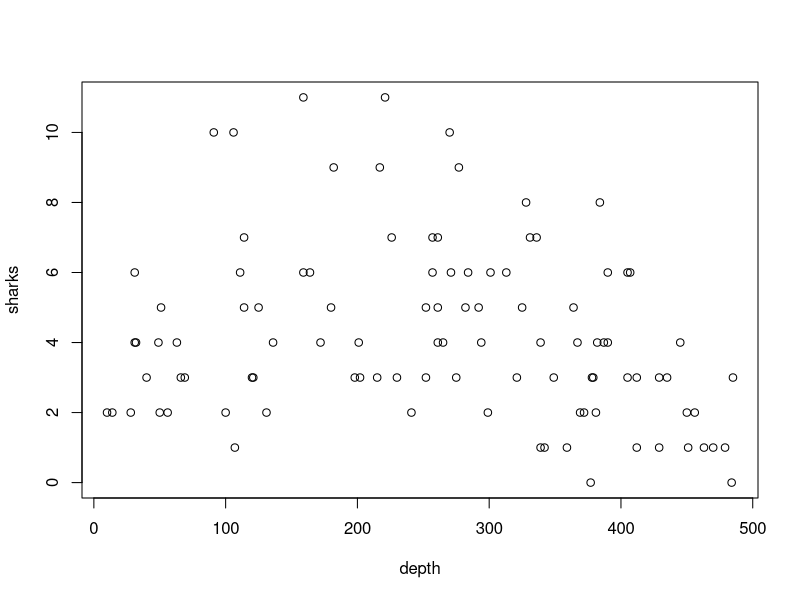
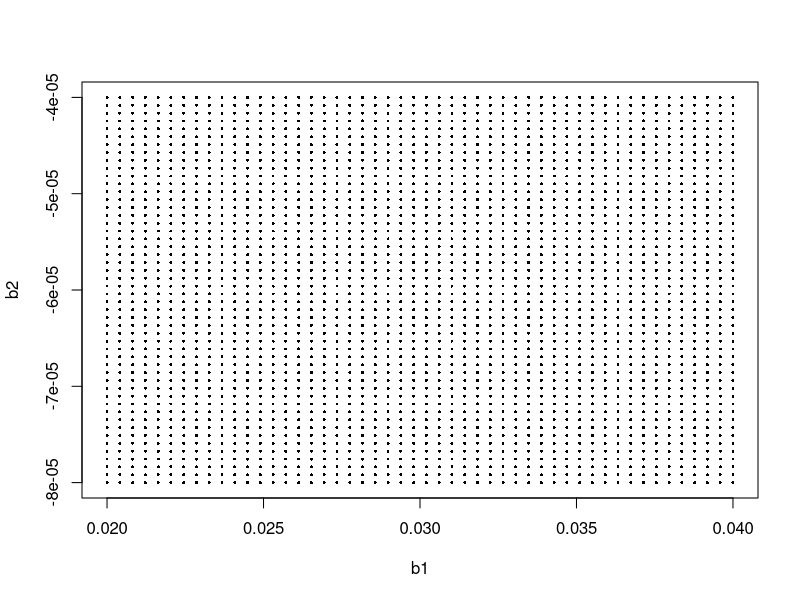
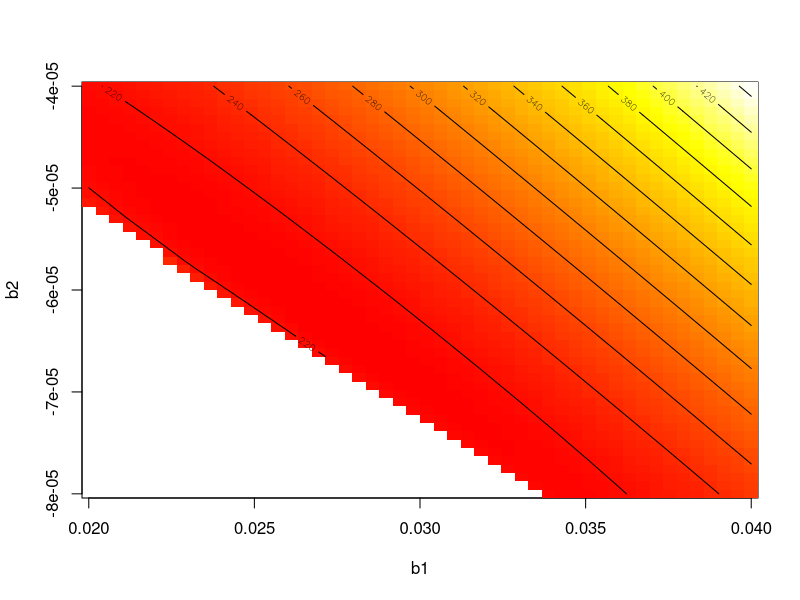
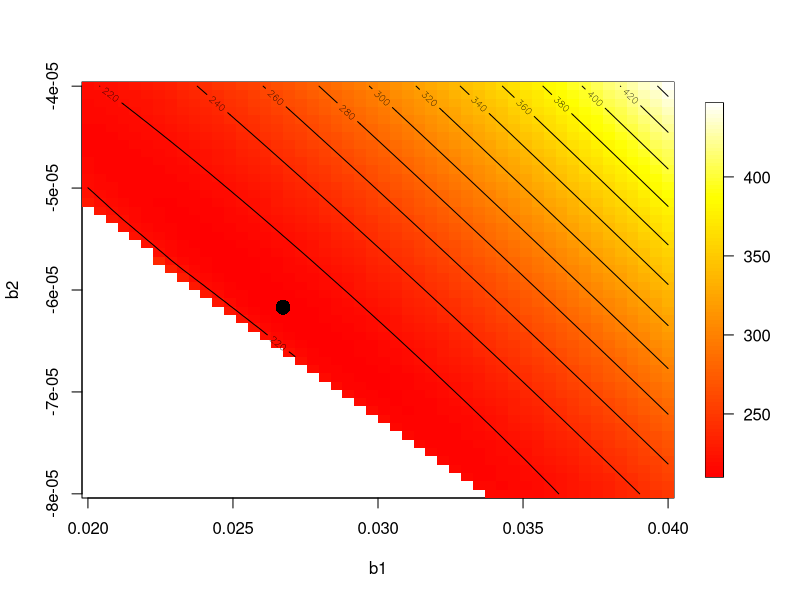
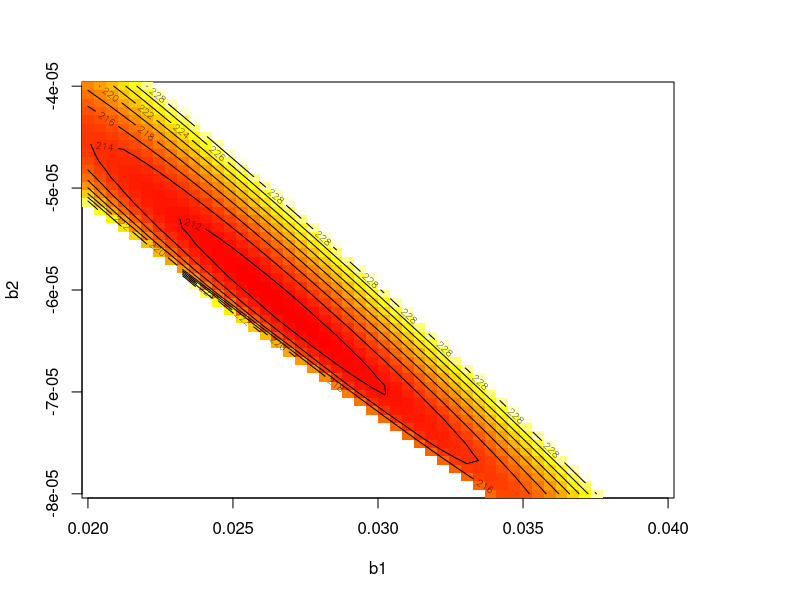
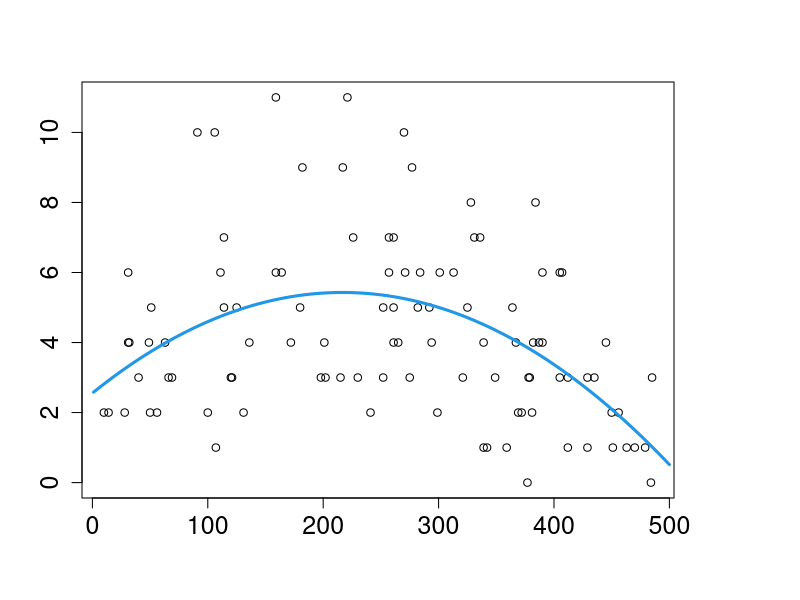
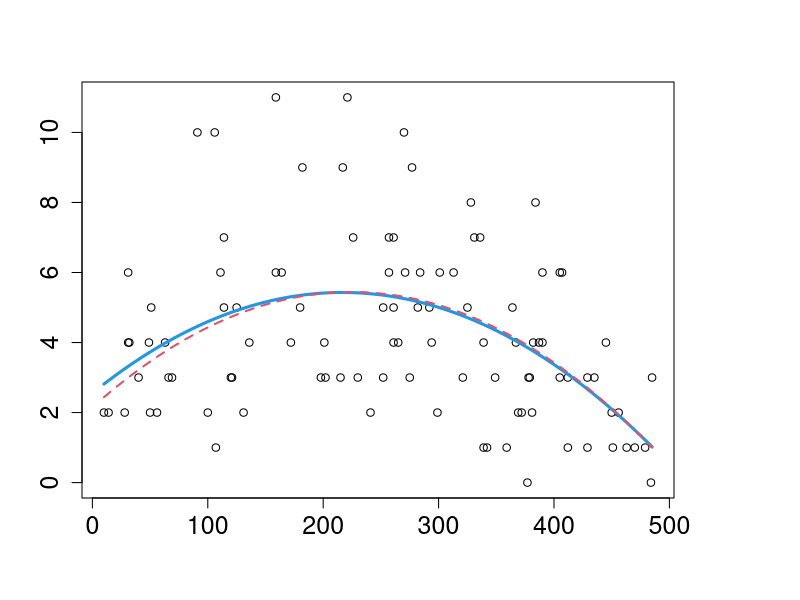

The R script that drew these images, in order:
######################################################################

# Lab 4 (part 2): Maximum likelihood approach to regression: 
#                 Poisson regression example

# Franz Mueter   Last modified: 9/7/2021

######################################################################


# In this lab exercise we will work through both a "brute-force" approach to
# maximum likelihood estimation (MLE) and using the function 'glm' to estimate 
# parameters via MLE

# The 'brute-force' approach conducts a grid search over a range of reasonable
# parameter values to find the combination of regression parameters that maximize
# the likelihood of the observations. 

# We will use the Poisson regression example that I illustrated in class
# (Mod 4 Estimation II - Maximum Likelihood.*, slides 14-21)

# The example looks at the rate at which sharks are caught as bycatch in 
# a tuna longline fishery. We have observations from 100 longline sets
# that counted the number of sharks per (standardized) set. Each set also 
# recorded the  depth at which the gear was set and we are interested in 
# exploring if and how the bycatch rate differs with depth (so we may be 
# able to minimize bycatch by fishing at depths with lower bycatch rates) 

# Based on an examination of the data we model the number of sharks per 
# (standardized) longline set as a function of depth with a quadratic term
# to allow for a dome-shape relationship (as evident in the data)

# Because the response ('sharks') consists of relatively low counts (including
# some zeros), which cannot be negative, a regression model with a normal
# error distribution is NOT appropriate here (it could result, for example, in
# negative estimates of bycatch). Moreover, if we look at the data (see below)
# we note that there is a higher variability in the counts when the counts are
# large. This suggests that we can use a Poisson regression. Recall that a Poisson
# variable can take positive integer values (including zero) and that the 
# variance of a Poisson increases in proportion to the mean count (higher 
# counts have a larger variance).

# Therefore we assume a Poisson distribution for the shark data and model 
# the rate parameter 'lambda' (corresponding to the average bycatch rate) 
# as a quadratic function of depth (This model may be described as a 
# Quadratic Poisson regression)

# First, read in and plot the data:
depth <- c(412,429,387,271,100,50,405,456,450,349,202,265,325,381,485,
	390,313,107,121,470,257,111,451,114,136,261,49,31,182,339,252,10,
	339,217,299,257,405,277,429,261,369,336,382,226,479,114,261,435,
	164,294,377,275,379,56,215,63,367,131,412,28,384,106,484,66,14,342,
	159,321,378,31,32,331,40,390,301,282,292,159,445,284,125,252,359,
	221,91,120,364,51,270,69,180,463,372,241,201,407,172,198,328,230)
sharks <- c(1,3,4,6,2,2,3,2,2,3,3,4,5,2,3,4,6,1,3,1,7,6,1,5,4,7,4,4,9,4,
	3,2,1,9,2,6,6,9,1,5,2,7,4,7,1,7,4,3,6,4,0,3,3,2,3,4,4,2,3,2,8,10,
	0,3,2,1,11,3,3,6,4,7,3,6,6,5,5,6,4,6,5,5,1,11,10,3,5,5,10,3,5,1,2,
	2,4,6,4,3,8,3)

plot(depth, sharks)
# Note the apparent peak in bycatch rate at intermediate depth (hence the
# quadratic form), the relatively low counts, and the higher variance when
# counts are higher (ranging from ~0-2 sharks for deep sets where bycatch
# rates are low to ~2-11 sharks at intermediate depths where rates are high)


### Model:
# We fit a Poisson regression of the average bycatch rate 'lambda' as a 
# quadratic function of depth (depth and square of depth as predictors, to 
# allow for a dome-shaped relationship). 

#         lambda = a + b1*depth + b2*depth^2

# This is equivalent to a quadratic regression in the general linear model case
# (where we would assume that the observed counts follow a normal distribution
#  with mean lambda and some variance)

# However, here we do NOT assume normal residuals, but we assume that
# the observed counts follow a Poisson distribution with mean lambda


### Data
# The response variable consists of integer counts (number of sharks per 
# longline set) and our only explanatory variable in this simple example is 
# depth (with linear and quadratic term)


### Fitting the model
# We can fit the model using a 'generalized linear model' (GLM) approach, which 
# we will cover in more detail later. A Poisson regression is one example of
# a GLM and is appropriate here because rare events such as catching one
# or more (or no) sharks in a longline set are often Poisson distributed.

# To fit the model we use the 'glm' function. We will cover this function 
# and details about this model in the module on "Generalized Linear Models".
# Because we fit a quadratic model, let's first create a new variable that 
# represents squared depth:
depth2 <- depth^2

# To fit the model using glm we use the exact same kinds of formulas that we use
# when fitting linear models via 'lm' (after all, GLMs are linear models too).
# The difference is that we now assume a Poisson distribution instead of a normal
# distribution for the data. This is specified by the 'family' argument! You can 
# ignore the 'link' for now - we will cover what that means later!
fit.pois <- glm(sharks ~ depth + depth2, family=poisson(link="identity"))
summary(fit.pois)

# The output looks very similar to the output from 'lm' and the components 
# should mostly be familiar: We have three parameter estimates corresponding 
# to 'a' (Intercept) 'b1' (depth) and 'b2' (depth2) in our model (see above)

# There are some differences that we will discuss later, most notably that we 
# now use a 'z' test (instead of a t-test) for testing the null hypotheses 
# (H0:a=0, H0:b1=0, or H0:b2=0). This is because we assume that the variance 
# for the Poisson is known (= lambda), rather than estimated, as in a 
# regression with normal errors, where we estimate the variance from the 
# residuals, which introduces additional uncertainty

# The z-tests suggest that both the linear and quadratic terms are highly 
# significant (that is, they are significantly different from zero. Of primary 
# interest is the quadratic term, which suggests that there is indeed a dome-
# shaped  relationship and that bycatch rates of sharks are significantly 
# higher at intermediate depths! (The fact that 'b1' is also significantly 
# different from zero cannot be separated from the quadratic term in this 
# case - if it were not significant we would still include it IF the 
# quadratic term is significant).

# We can extract the estimated coefficients (a, b1, and b2, respectively):
coef(fit.pois)


#############################################################################
### Fitting the same model using a grid search (the 'brute force' approach)

# To illustrate the maximum likelihood approach, we will find the parameter
# values that maximize the likelihood (or, rather, minimize the negative log-
# likelihood) by doing a grid search, that is we compute and plot the negative 
# log-likelihood over a grid of possible values that the regression parameters 
# b1 and b2 may reasonable take (for illustration, we assume for the moment 
# that the intercept 'a' is known)

# First, we write a function to compute the negative log-likelihood (logL) for 
# a Poisson variable (See 'Mod 4 Estimation II - Maximum Likelihood.*' slides
# 7 & 17 for the appropriate likelihood formulas)

# The function computes logL as a function of the slope parameters b1 and b2 
# (here included as a single vector of length 2 that we call 'b'), the 
# intercept ('a'), the observed counts (a vector of counts 'k' of length n) 
# and the observed depth variables (vectors x1 and x2 for depth and depth^2). 
# Our function first computes the expected count 'lambda' (as a quadratic
# function of depth), then computes the corresponding negative log-likelihood 
# as a function of lambda and k. Both 'lambda' and 'logL' will be vectors of 
# length 'n' with one value for each observation. The last line of the function
# sums up the individual log-likelihoods for each observation to get the total 
# log-likelihood. The sum on the last line is what is returned when you use 
# the 'lik.pois' function with data as you'll see below 
lik.pois <- function(b, a, k, x1, x2) {
	lambda <- a + b[1]*x1 + b[2]*x2
	logL <- lambda - k*log(lambda) + log(factorial(k))
	sum(logL)
}

# For example, we can compute the total log-likelihood for a=2.5, b1=0.035, 
# and b2=-0.00005 as follows:
lik.pois(b=c(0.035,-0.00005), a=2.5, k = sharks, x1=depth, x2=depth2)

# Similarly, we can calculate the likelihood for any desired combination 
# of the parameters a, b1, and b2

# To compute the likelihood over a range of trial values, we set up a grid of 
# reasonable values for b1 and b2, ranging from 0.02 to 0.04 for b1 and 
# from -0.00008 to -0.00004 for b2 (I restricted the parameter space over
# which to search based on prior knowledge of the likely range of values, 
# which you may have to determine through trial and error)
(b1 <- seq(0.02, 0.04, length=50))
(b2 <- seq(-0.00008, -0.00004, length=50))

# b1 and b2 are vectors. We can use 'expand.grid' to create a 2-column 
# matrix that includes each combination of b1 and b2:
b <- expand.grid(b1,b2)
b # Examine the output to see how 'expand.grid' works!
names(b) <- c("b1", "b2")

# We can plot all of the parameter combinations (the 'grid') at which we 
# will evaluate the log-likelihood:
plot(b, pch=16, cex=0.4)  
# Each point in the plot corresponds to one unique combination of b1 and b2
# (or one row of the matrix 'b')


# Now we are ready to use our function (lik.pois) to compute the negative 
# log-likelihood for each combination of b1 and b2 (i.e. for each row 
# in the matrix b)

# For simplicity (to restrict the problem to maximizing the likelihood over 
# two parameters rather than three), we fix 'a' at the ML estimate that we 
# obtained above (there is really no reason not to estimate 'a' - I'm only 
# fixing it for illustratio so that I can plot the likelihood surface 
# in 2-D space for b1 and b2)

a.est <- coef(fit.pois)[1]  
a.est  # intercept 'a' as estimated by glm above

# We can compute the negative log-likelihood for each parameter combination 
# (row) in b using the 'apply' function (a very useful function that you 
# should familiarize yourself with!): 'apply' uses our function 'lik.pois' 
# with the trial values for b1 and b2 in a given row and the values for the 
# other quantities as specified (k, x1, x2, a) to compute the negative 
# log-likelihood for each row:
lik <- apply(b, 1, lik.pois, k=sharks, x1=depth, x2=depth2, a = a.est)
lik # negative log-likelihood for each row in b!

# Note that there are parameter combinations that result in "NaN" - these are
# non-permissible combinations that result in a negative rate parameter (lambda)
# and therefore in non-sensible results.

# Remember that our goal is to find the parameter combination (b1,b2) that 
# minimizes the negative likelihood. You could scroll through the results to 
# find it (good luck) or we can plot the likelihood surface and find the 
# minimum graphically or numerically

# To do so, we first convert the vector of likelihoods to a matrix, then use
# the 'image' and 'contour' functions to draw a color contour plot:
z <- matrix(lik,50)   
image(b1,b2,z, col=heat.colors(100))
contour(b1,b2,z,add=T)
# The resulting surface (colors) shows the values of the negative log-likelihood 
# at each combination of b1 and b2 over the selected range of b1 and b2
# (excluding the impossible parameter combinations)

# If you wish, you can add a legend using the 'image.plot' function in the 
# 'fields' library:
library(fields)
image.plot(b1,b2,z, col=heat.colors(100))
contour(b1,b2,z,add=T)

# The contours show parameter combinations that have the same negative 
# log-likelihood, here shown at intervals of 20 likelihood units

# We can superimpose our maximum likelihood estimate that we obtained by glm:
points(coef(fit.pois)[2],coef(fit.pois)[3], pch=16, cex=2)


# We covered a large range of likelihood values, hence it is hard to clearly  
# see the low point in the likelihood surface that minimizes the negative 
# likelihood (large 'reddish area'). For a clearer display, let's limit our 
# view to only the likelihood values near the minimum:  
z[z > 230] <- NA  # Arbitrarily set all likelihood values over 230 to missing
image(b1,b2,z, col=heat.colors(100))
contour(b1,b2,z,add=T)
# This makes it a litte easier to visualize the "valley" in the likelihood 
# surface. This "valley" runs from the upper left to the lower right. There 
# are a number of # combinations of b1 and b2, that all result in a negative 
# log-likelihood less than 212.

# Note also that the parameter estimates for b1 and b2 are negatively 
# correlated. That means we will get a very similar fit (similar likelihood)
# if we increase b1 by a small amount while simultaneously decreasing b2 
# (i.e. we stay on the "valley floor")

# The "steepness" of the valley relates to how certain we are about the 
# parameter values. The steeper the likelihood surface around the minimum, 
# the smaller the confidence intervals for the parameters will be.

#------------------------------------------------------------------------------------------
# Exercise 1:
# Compute the magnitude of the correlation between parameters 'b1' and 'b2'
# based on our original Poisson model fit (fit.pois)

# To do so, you need the variance / covariance matrix, which is estimated by 
# the numerical algorithm based on the steepness of the gradients in the 
# vicinity of the parameter values that maximize the likelihood. 

# As an aside, the gradients in the likelihood surface are captured by the 
# "Hessian matrix", which is the second derivative of the log-likelihood 
# function with respect to the parameters. The covariance matrix that 
# quantifies parameter uncertainty is the inverse of the negative of the 
# Hessian matrix [some algorithms will only return the Hessian matrix!]

# Recall from part 1 that you can extract the covariance (=var-cov) matrix 
# from a model object using the 'vcov()' function

# Find the covariance between the parameters b1 and b2 (for depth and depth^2,
# respectively) using the definition of the correlation between two variables
# x and y, which is given by:
#     cov(x,y) / sqrt(var(x)* var(y))
#  (see Module 2(part 1) on Expectations and Variances)

# Does the estimated correlation agree with the patterns in the likelihood 
# surface for the two parameters that we examined above?

#------------------------------------------------------------------------------------------

# Let's find the combination of b1 and b2 among all of the "trial" values 
# that minimizes the negative log-likelihood (We can use a logical vector 
# to identify the row in 'b' where 'lik' is equal to the minimum):
(b.hat <- b[which.min(lik),])
# This is the row (that is, the combination of b1 and b2) that had the 
# smallest value for the negative log-likelihood and hence the values in
# this row are the Maximum Likelihood Estimates for b1 and b2:
b.hat   

# We can compare the results from our grid search to the estimates for b1  
# and b2 that we obtained using the 'glm' function:
coef(fit.pois)

# Note that the coefficients differ slightly because we searched only over
# a fixed grid of discrete values

# Finally, we plot the fitted model(s):
plot(depth, sharks, xlab="",ylab="", cex.axis=1.5)

x <- 1:500  # Set up x variable to span range of depths
b1 <- as.numeric(b.hat[1])   # Need to convert to a scalar to avoid matrix multiplication below!
b2 <- as.numeric(b.hat[2])
# Compute estimated mean catches (catch rate lambda as a function of depth):
y.hat <- a.est + b1*x + b2*x^2
lines(x, y.hat, lwd=3, col=4)

# Alternatively, you can simply use the curve function:
plot(depth, sharks, xlab="",ylab="", cex.axis=1.5)
curve(a.est + b1*x + b2*x^2, add=T, col=4, lwd=3)


###############################################################################
# Use numerical algorithms to find Maximum Likelihood Estimates
# (Gradient search)

# In some cases, the grid search is very useful, in particular to explore 
# complicated likelihood surfaces. More often, if we can't use 'glm' (or some 
# other model function) to estimate parameters (as is the case with any 
# "non-standard" models), we can use a number of different functions to find 
# the parameter combination that minimizes the negative log-likelihood (or,
# equivalently, maximizes the likelihood)

# One such function is 'optim()'. By default, it finds the minimum of a 
# specified function (also called the 'objective function')

# To work with 'optim' (for estimating all three parameters simultaneously) 
# we need to rewrite the likelihood function slightly. Note that 'b' is now 
# a vector of length 3 consisting of values for 'a' (b[1]), 'b1'(b[2]), and 
# 'b2'(b[3]):
lik.pois2 <- function(b, k, x1, x2) {
	lambda <- b[1] + b[2]*x1 + b[3]*x2
	logL <- lambda - k*log(lambda) + log(factorial(k))
	sum(logL)
}

# As for many numerical methods, we need to provide starting values for the 
# three parameters. The algorithm first computes the negative log-likelihood 
# for these starting values and then proceeds to change the values slightly 
# using some scheme until the 'objective function' (the negative log-likelihood 
# in this case) cannot be reduced any further (i.e. reaches its minimum):
b.hat <- optim(c(2, 0.1, 0.1), lik.pois2, k=sharks, x1=depth, x2=depth2)
b.hat
# The result is a list that includes the parameter estimates ('par') and the
# value of the objective function (logL = 211.4).

# You can compare the estimates from 'optim' and 'glm'
b.hat$par
coef(fit.pois)

# Note that the estimated coefficients are not identical although both 
# 'optim' and 'glm' maximize the likelihood over all three parameters. 
# This is due to differences in the estimation procedure used. The 
# negative log-likelihood values are very similar:
b.hat$value
-logLik(fit.pois) # Extract (negative) log-likelihood from 'glm' fit!
# Note that 'glm' achieved a slightly lower negative log-likelihood

# We can compare the fitted lines for the two estimates:
bb <-b.hat$par # extract parameter values
# Add line for 'optim' solution:
curve(bb[1]+ bb[2]*x + bb[3]*x^2, add=T, col=2, lty=2, lwd=2)


# The difference is due to the fact that 'optim()' found a local minimum 
# or it stopped too early (stopping rules can be modified using different 
# control settings, see help file for 'optim')

# To guard against local minima, we can use a number of different 
# starting values. Let's try one:
optim(c(2.5, 0.05, 0.001), lik.pois2, k=sharks, x1=depth, x2=depth2)
# This is much closer to the 'glm' solution, but still has a slightly 
# larger value for logL

# Note that if we use the 'glm' results as starting values, 'optim()' 
# immediately converges to the same solution obtained by glm:
optim(coef(fit.pois), lik.pois2, k=sharks, x1=depth, x2=depth2)

# Hence be careful when using 'optim' or similar algorithms!

# The modeling function such as 'glm' have a variety of ways to ensure
# that they converge to a true minimum, but there are no guarantees!!

#------------------------------------------------------------------------------
# You may want to try some very different starting values for 'optim()' to see 
# if you can get the algorithm to converge! What is the log-Likelihood of the 
# 'worst' solution you can find that still seemingly converges? 
# What are the corresponding parameter estimates?
#------------------------------------------------------------------------------
